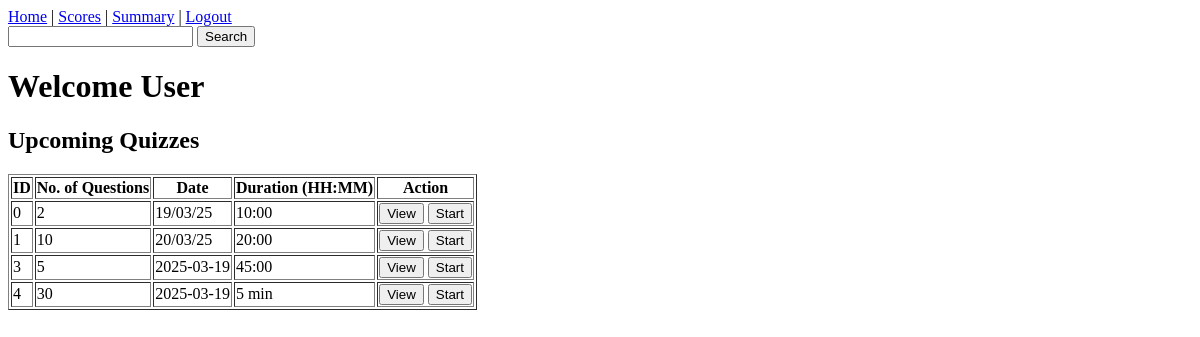
/user_dashboard, run on an earlier commit of the app's database.
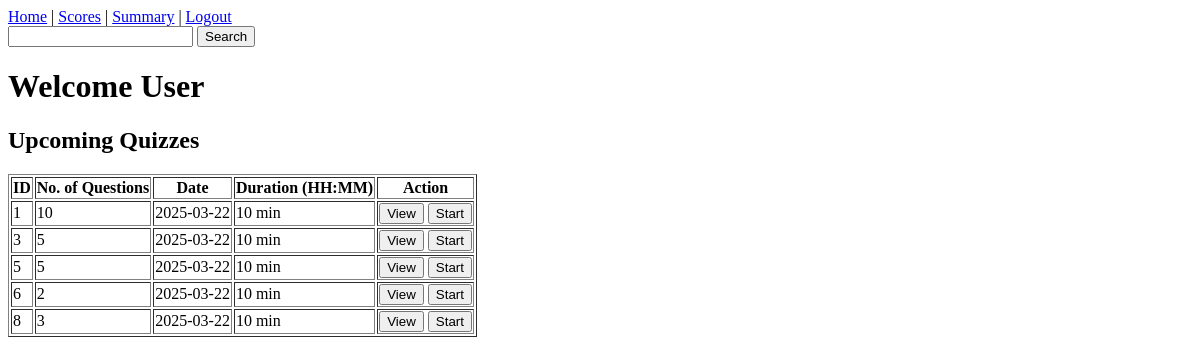
And on a later commit of the database.
### models.py (models this page shows)
class Quiz(db.Model):
    id = db.Column(db.Integer, primary_key = True)
    chapter_id = db.Column(db.Integer, db.ForeignKey('chapter.id'), nullable = False)
    date_of_quiz = db.Column(db.String(10))
    time_duration = db.Column(db.String(10)) #HH:MM
    remark = db.Column(db.String(100), nullable = True)
    question = db.relationship('Question', backref = 'quiz', lazy = True)

class Chapter(db.Model):
    id = db.Column(db.Integer, primary_key = True)
    name = db.Column(db.String(100), nullable=False)
    description = db.Column(db.String(100),  nullable = True)
    no_of_question = db.Column(db.String)
    subject_id = db.Column(db.Integer, db.ForeignKey('subject.id'), nullable = False)
    quizzes = db.relationship('Quiz', backref='chapter', lazy=True)

### app.py (the view)
@app.route("/user_dashboard")
def user_dashboard():
    quizzes = Quiz.query.all()
    return render_template('user_dashboard.html', quizzes=quizzes)

### templates/user_dashboard.html (shortened to what this page needs)
<!DOCTYPE html>
<html lang="en">
<head>
</head>
<body>
    <div id="nav_bar">
        <a href="{{ url_for('user_dashboard') }}">Home</a>  |
        <a href="#scores">Scores</a>  |
        <a href="#summary">Summary</a> |
        <a href="{{ url_for('login') }}">Logout</a>
        <form action="#">
            <input type="text" name="search_key">
            <button>Search</button>
        </form>
        <span><h1>Welcome User</h1></span>
    </div>
    <h2>Upcoming Quizzes</h2>
    <table border="1px">
        <tr>
            <th>ID</th>
            <th>No. of Questions</th>
            <th>Date</th>
            <th>Duration (HH:MM)</th>
            <th>Action</th>
        </tr>
        {% for quiz in quizzes %}
        <tr>
            <td>{{ quiz.id }}</td>
            <td>{{ quiz.chapter.no_of_question }}</td>
            <td>{{ quiz.date_of_quiz }}</td>
            <td>{{ quiz.time_duration }}</td>
            <td>
                <a href="{{ url_for('view_quiz', quiz_id=quiz.id) }}"><button>View</button></a>
                <a href="{{ url_for('start_quiz', quiz_id=quiz.id) }}"><button>Start</button></a>
            </td>
        </tr>
        {% endfor %}
    </table>
</body>
</html>

What changed in the data, as far as the page shows it:
removed Quiz: id "0", chapter.no_of_question "2", date_of_quiz "19/03/25", time_duration "10:00"
removed Quiz: id "4", chapter.no_of_question "30", date_of_quiz "2025-03-19", time_duration "5 min"
changed Quiz id 1: date_of_quiz "20/03/25" → "2025-03-22"; time_duration "20:00" → "10 min"
changed Quiz id 3: date_of_quiz "2025-03-19" → "2025-03-22"; time_duration "45:00" → "10 min"
added Quiz: id "5", chapter.no_of_question "5", date_of_quiz "2025-03-22", time_duration "10 min"
added Quiz: id "6", chapter.no_of_question "2", date_of_quiz "2025-03-22", time_duration "10 min"
added Quiz: id "8", chapter.no_of_question "3", date_of_quiz "2025-03-22", time_duration "10 min"
